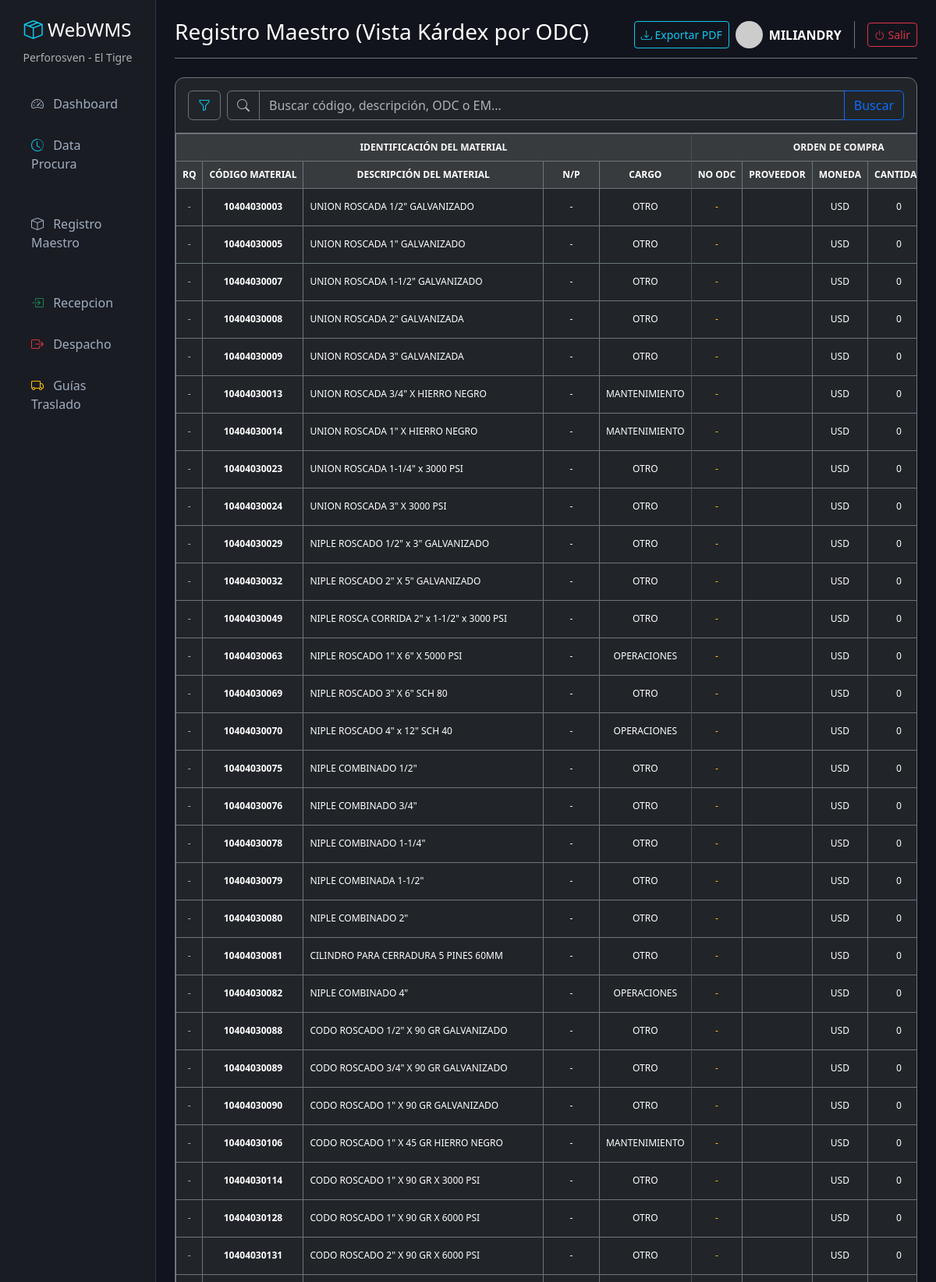
Screenshot of /maestro/ (signed in, upper part) with the database file from the repository.
### inventario/models.py (models this page shows, shortened)
class Material(models.Model):
    TIPO_CHOICES = [
        ('MATERIAL', 'MATERIAL'),
        ('ACTIVOS', 'ACTIVOS'),
        ('DIRECTO AL GASTO', 'DIRECTO AL GASTO'),
        ]
    CARGO_CHOICES = [
        ('MANTENIMIENTO', 'Mantenimiento'),
        ('OPERACIONES', 'Operaciones'),
        ('TRANSPORTE', 'Transporte'),
        ('OTRO', 'Otro'),
    ]
    codigo = models.CharField(max_length=50, unique=True, verbose_name="Código Material")
    descripcion = models.CharField(max_length=255, verbose_name="Descripción del Material")
    tipo = models.CharField(max_length=20, choices=TIPO_CHOICES, default='MATERIAL', verbose_name="Tipo de Material")
    cargo = models.CharField(max_length=50, choices=CARGO_CHOICES, default='OPERACIONES', verbose_name="Cargo / Uso")
    nro_parte = models.CharField(max_length=100, blank=True, null=True, verbose_name="Número de Parte")
    unidad_medida = models.CharField(max_length=20, verbose_name="U.M.")
    ubicacion = models.CharField(max_length=100, blank=True, null=True, verbose_name="Ubicación")
    stock_actual = models.DecimalField(max_digits=10, decimal_places=2, default=0, verbose_name="Stock Actual")
    @property
    def lote_fifo(self):
        for lote in self.detallerecepcion_set.order_by('fecha_recepcion', 'id'):
            if lote.cantidad_disponible > Decimal('0.00'):
                return lote
        return None
    @property
    def ultima_recepcion(self):
        return self.detallerecepcion_set.order_by('-fecha_recepcion', '-id').first()
    @property
    def lote_actual(self):
        return self.lote_fifo or self.ultima_recepcion
    class Meta:
        verbose_name = "Material"
        verbose_name_plural = "1. Registro Maestro"

### inventario/views.py (the view, shortened to what this page needs)
# urls.py: path('maestro/', views.lista_materiales, name='lista_materiales'),
@login_required(login_url='login')
def lista_materiales(request):
    query = request.GET.get('buscar', '').strip()
    buscar_codigo = request.GET.get('buscar_codigo', '').strip()
    buscar_descripcion = request.GET.get('buscar_descripcion', '').strip()
    buscar_odc = request.GET.get('buscar_odc', '').strip()
    buscar_em = request.GET.get('buscar_em', '').strip()
    materiales_qs = Material.objects.all()
    if buscar_codigo:
        materiales_qs = materiales_qs.filter(codigo__icontains=buscar_codigo)
    if buscar_descripcion:
        materiales_qs = materiales_qs.filter(descripcion__icontains=buscar_descripcion)
    if buscar_odc:
        materiales_qs = materiales_qs.filter(detallerecepcion__nro_odc__icontains=buscar_odc)
    if buscar_em:
        materiales_qs = materiales_qs.filter(detallerecepcion__nro_control_entrada__icontains=buscar_em)
    materiales_qs = materiales_qs.order_by('codigo').prefetch_related('detallerecepcion_set').distinct()
    paginator = Paginator(materiales_qs, 50)
    page_number = request.GET.get('page')
    materiales_paginados = paginator.get_page(page_number)
    query_params = request.GET.copy()
    if 'page' in query_params:
        del query_params['page']
    querystring = query_params.urlencode()
    query_prefix = f"{querystring}&" if querystring else ''
    contexto = {
        'materiales': materiales_paginados,
        'query': query,
        'buscar_codigo': buscar_codigo,
        'buscar_descripcion': buscar_descripcion,
        'buscar_odc': buscar_odc,
        'buscar_em': buscar_em,
        'querystring': querystring,
        'query_prefix': query_prefix
    }
    return render(request, 'inventario/lista_materiales.html', contexto)

### inventario/templates/inventario/lista_materiales.html (shortened to what this page needs)
{% extends 'inventario/base.html' %}
{% block header %}Registro Maestro (Vista Kárdex por ODC){% endblock %}
{% block content %}
<div class="card shadow-sm bg-dark border-secondary">
    <div class="card-header bg-transparent border-secondary py-3 d-flex justify-content-between align-items-center">
        <form method="GET" class="d-flex w-100 align-items-center gap-2">
            <button class="btn btn-outline-secondary border-secondary text-info" type="button" data-bs-toggle="collapse" data-bs-target="#filtroColumnas" aria-expanded="false" aria-controls="filtroColumnas" title="Abrir filtros por columna">
                <i class="bi bi-funnel"></i>
            </button>
            <div class="input-group flex-grow-1">
                <span class="input-group-text bg-dark border-secondary text-muted"><i class="bi bi-search"></i></span>
                <input type="text" name="buscar" value="{{ query }}" class="form-control bg-dark text-white border-secondary" placeholder="Buscar código, descripción, ODC o EM...">
                <button class="btn btn-outline-primary" type="submit">Buscar</button>
            </div>
        </form>
    </div>
    <div class="card-body p-0">
        <div class="table-responsive" style="max-height: 65vh; overflow-y: auto; overflow-x: auto; white-space: nowrap;">
            <table class="table table-dark table-hover table-bordered border-secondary mb-0" style="font-size: 12px;">
                <thead class="table-active text-info text-center sticky-top" style="z-index: 2;">
                    <tr>
                        <th colspan="5" class="bg-primary bg-opacity-25 text-light border-end">IDENTIFICACIÓN DEL MATERIAL</th>
                        <th colspan="5" class="bg-danger bg-opacity-25 text-light border-end">ORDEN DE COMPRA</th>
                    </tr>
                    <tr class="text-muted">
                        <th>RQ</th>
                        <th>CÓDIGO MATERIAL</th>
                        <th>DESCRIPCIÓN DEL MATERIAL</th>
                        <th>N/P</th>
                        <th class="border-end">CARGO</th>
                        <th>NO ODC</th>
                        <th>PROVEEDOR</th>
                        <th>MONEDA</th>
                        <th>CANTIDAD</th>
                    </tr>
                </thead>
                <tbody>
                    {% for material in materiales %}
                    {% with lote=material.lote_actual %}
                    <tr class="align-middle text-center">
                        <td class="text-muted">-</td>
                        <td class="text-white fw-bold">{{ material.codigo }}</td>
                        <td class="text-start">{{ material.descripcion }}</td>
                        <td>{{ material.nro_parte|default_if_none:"-" }}</td>
                        <td class="border-end">{{ material.cargo }}</td>
                        <td class="text-warning">{{ lote.nro_odc|default:"-" }}</td>
                        <td class="text-start">{{ lote.proveedor|truncatechars:20|default_if_none:"-" }}</td>
                        <td>USD</td>
                        <td>{{ lote.cantidad_solicitada|floatformat:0|default:"0" }}</td>
                    </tr>
                    {% endwith %}
                    {% empty %}
                    <tr>
                        <td colspan="29" class="text-center py-5 text-muted">No se encontraron materiales.</td>
                    </tr>
                    {% endfor %}
                </tbody>
            </table>
        </div>
    </div>
</div>
{% endblock %}

### inventario/templates/inventario/base.html (shortened to what this page needs)
<!DOCTYPE html>
<html lang="es" data-bs-theme="dark">
<head>
    <link href="https://cdn.jsdelivr.net/npm/bootstrap@5.3.2/dist/css/bootstrap.min.css" rel="stylesheet">
    <link rel="stylesheet" href="https://cdn.jsdelivr.net/npm/bootstrap-icons@1.11.1/font/bootstrap-icons.css">
</head>
<body>
<div class="container-fluid">
    <div class="row">
        <nav class="col-md-3 col-lg-2 d-md-block sidebar py-4">
            <div class="text-center mb-4">
                <h4 class="text-white"><i class="bi bi-box-seam text-info"></i> WebWMS</h4>
                <small class="text-muted">Perforosven - El Tigre</small>
            </div>
            <ul class="nav flex-column px-2">
                <li class="nav-item">
                    <a class="nav-link" href="{% url 'dashboard' %}"><i class="bi bi-speedometer2 me-2"></i> Dashboard</a>
                </li>
                <li class="nav-item">
                    <a class="nav-link" href="{% url 'data_procura' %}">
                        <i class="bi bi-clock-history text-info me-2"></i> Data Procura
                    </a>
                </li>
                <li class="nav-item mt-4">
                    <a class="nav-link" href="{% url 'lista_materiales' %}"><i class="bi bi-box me-2"></i> Registro Maestro</a>
                </li>
                <li class="nav-item mt-4">
                    <a class="nav-link" href="{% url 'lista_entradas' %}">
                        <i class="bi bi-box-arrow-in-right text-success me-2"></i> Recepcion
                    </a>
                </li>
                <li class="nav-item">
                    <a class="nav-link" href="{% url 'lista_salidas' %}">
                        <i class="bi bi-box-arrow-right text-danger me-2"></i> Despacho
                    </a>
                </li>
                <li class="nav-item">
                    <a class="nav-link" href="{% url 'lista_guias' %}">
                        <i class="bi bi-truck text-warning me-2"></i> Guías Traslado
                    </a>
                </li>
            </ul>
        </nav>
        <main class="col-md-9 ms-sm-auto col-lg-10 px-md-4 py-4">
            <div class="d-flex justify-content-between flex-wrap flex-md-nowrap align-items-center pb-2 mb-4 border-bottom border-secondary">
                <h1 class="h3 text-white">{% block header %}Dashboard Analítico{% endblock %}</h1>
                <div class="btn-toolbar mb-2 mb-md-0">
                    <button type="button" class="btn btn-sm btn-outline-info me-2">
                        <i class="bi bi-download"></i> Exportar PDF
                    </button>
                    <div class="btn-toolbar mb-2 mb-md-0 align-items-center">
                    <div class="d-flex align-items-center border-end border-secondary pe-3 me-3">
                        <img src="https://ui-avatars.com/api/?name={{ user.username }}&background=0D8ABC&color=fff" class="rounded-circle me-2" width="35">
                        <span class="text-white fw-bold text-uppercase">{{ user.username }}</span>
                    </div>
                    <form action="{% url 'logout' %}" method="post" class="m-0">
                        <button type="submit" class="btn btn-sm btn-outline-danger">
                            <i class="bi bi-power"></i> Salir
                        </button>
                    </form>
                </div>
                </div>
            </div>
            {% block content %}
            {% endblock %}
        </main>
    </div>
</div>
</body>
</html>

### inventario/templates/inventario/base.html (style rules this page uses)
body { background-color: #12141d; color: #a0aec0; }
.sidebar { height: 100vh; background-color: #1a1c23; border-right: 1px solid #2d3748; }
.nav-link { color: #a0aec0; padding: 12px 20px; border-radius: 8px; margin-bottom: 5px; }
.card { background-color: #1a1c23; border: 1px solid #2d3748; border-radius: 12px; }
.table-dark { background-color: #1a1c23; }

### rows the page displays
Material: codigo "10404030003", descripcion "UNION ROSCADA 1/2\" GALVANIZADO", nro_parte "-", cargo "OTRO", lote_actual.nro_odc "-", lote_actual.cantidad_solicitada "0"
Material: codigo "10404030005", descripcion "UNION ROSCADA 1\" GALVANIZADO", nro_parte "-", cargo "OTRO", lote_actual.nro_odc "-", lote_actual.cantidad_solicitada "0"
Material: codigo "10404030007", descripcion "UNION ROSCADA 1-1/2\" GALVANIZADO", nro_parte "-", cargo "OTRO", lote_actual.nro_odc "-", lote_actual.cantidad_solicitada "0"
Material: codigo "10404030008", descripcion "UNION ROSCADA 2\" GALVANIZADA", nro_parte "-", cargo "OTRO", lote_actual.nro_odc "-", lote_actual.cantidad_solicitada "0"
Material: codigo "10404030009", descripcion "UNION ROSCADA 3\" GALVANIZADA", nro_parte "-", cargo "OTRO", lote_actual.nro_odc "-", lote_actual.cantidad_solicitada "0"
Material: codigo "10404030013", descripcion "UNION ROSCADA 3/4\" X HIERRO NEGRO", nro_parte "-", cargo "MANTENIMIENTO", lote_actual.nro_odc "-", lote_actual.cantidad_solicitada "0"
Material: codigo "10404030014", descripcion "UNION ROSCADA 1\" X HIERRO NEGRO", nro_parte "-", cargo "MANTENIMIENTO", lote_actual.nro_odc "-", lote_actual.cantidad_solicitada "0"
Material: codigo "10404030023", descripcion "UNION ROSCADA 1-1/4\" x 3000 PSI", nro_parte "-", cargo "OTRO", lote_actual.nro_odc "-", lote_actual.cantidad_solicitada "0"
Material: codigo "10404030024", descripcion "UNION ROSCADA 3\" X 3000 PSI", nro_parte "-", cargo "OTRO", lote_actual.nro_odc "-", lote_actual.cantidad_solicitada "0"
Material: codigo "10404030029", descripcion "NIPLE ROSCADO 1/2\" x 3\" GALVANIZADO", nro_parte "-", cargo "OTRO", lote_actual.nro_odc "-", lote_actual.cantidad_solicitada "0"
Material: codigo "10404030032", descripcion "NIPLE ROSCADO 2\" X 5\" GALVANIZADO", nro_parte "-", cargo "OTRO", lote_actual.nro_odc "-", lote_actual.cantidad_solicitada "0"
Material: codigo "10404030049", descripcion "NIPLE ROSCA CORRIDA 2\" x 1-1/2\" x 3000 PSI", nro_parte "-", cargo "OTRO", lote_actual.nro_odc "-", lote_actual.cantidad_solicitada "0"
Material: codigo "10404030063", descripcion "NIPLE ROSCADO 1\" X 6\" X 5000 PSI", nro_parte "-", cargo "OPERACIONES", lote_actual.nro_odc "-", lote_actual.cantidad_solicitada "0"
Material: codigo "10404030069", descripcion "NIPLE ROSCADO 3\" X 6\" SCH 80", nro_parte "-", cargo "OTRO", lote_actual.nro_odc "-", lote_actual.cantidad_solicitada "0"
Material: codigo "10404030070", descripcion "NIPLE ROSCADO 4\" x 12\" SCH 40", nro_parte "-", cargo "OPERACIONES", lote_actual.nro_odc "-", lote_actual.cantidad_solicitada "0"
Material: codigo "10404030075", descripcion "NIPLE COMBINADO 1/2\"", nro_parte "-", cargo "OTRO", lote_actual.nro_odc "-", lote_actual.cantidad_solicitada "0"
Material: codigo "10404030076", descripcion "NIPLE COMBINADO 3/4\"", nro_parte "-", cargo "OTRO", lote_actual.nro_odc "-", lote_actual.cantidad_solicitada "0"
Material: codigo "10404030078", descripcion "NIPLE COMBINADO 1-1/4\"", nro_parte "-", cargo "OTRO", lote_actual.nro_odc "-", lote_actual.cantidad_solicitada "0"
Material: codigo "10404030079", descripcion "NIPLE COMBINADA 1-1/2\"", nro_parte "-", cargo "OTRO", lote_actual.nro_odc "-", lote_actual.cantidad_solicitada "0"
Material: codigo "10404030080", descripcion "NIPLE COMBINADO 2\"", nro_parte "-", cargo "OTRO", lote_actual.nro_odc "-", lote_actual.cantidad_solicitada "0"
Material: codigo "10404030081", descripcion "CILINDRO PARA CERRADURA 5 PINES 60MM", nro_parte "-", cargo "OTRO", lote_actual.nro_odc "-", lote_actual.cantidad_solicitada "0"
Material: codigo "10404030082", descripcion "NIPLE COMBINADO 4\"", nro_parte "-", cargo "OPERACIONES", lote_actual.nro_odc "-", lote_actual.cantidad_solicitada "0"
Material: codigo "10404030088", descripcion "CODO ROSCADO 1/2\" X 90 GR GALVANIZADO", nro_parte "-", cargo "OTRO", lote_actual.nro_odc "-", lote_actual.cantidad_solicitada "0"
Material: codigo "10404030089", descripcion "CODO ROSCADO 3/4\" X 90 GR GALVANIZADO", nro_parte "-", cargo "OTRO", lote_actual.nro_odc "-", lote_actual.cantidad_solicitada "0"
Material: codigo "10404030090", descripcion "CODO ROSCADO 1\" X 90 GR GALVANIZADO", nro_parte "-", cargo "OTRO", lote_actual.nro_odc "-", lote_actual.cantidad_solicitada "0"
Material: codigo "10404030106", descripcion "CODO ROSCADO 1\" X 45 GR HIERRO NEGRO", nro_parte "-", cargo "MANTENIMIENTO", lote_actual.nro_odc "-", lote_actual.cantidad_solicitada "0"
Material: codigo "10404030114", descripcion "CODO ROSCADO 1\" X 90 GR X 3000 PSI", nro_parte "-", cargo "OTRO", lote_actual.nro_odc "-", lote_actual.cantidad_solicitada "0"
Material: codigo "10404030128", descripcion "CODO ROSCADO 1\" X 90 GR X 6000 PSI", nro_parte "-", cargo "OTRO", lote_actual.nro_odc "-", lote_actual.cantidad_solicitada "0"
Material: codigo "10404030131", descripcion "CODO ROSCADO 2\" X 90 GR X 6000 PSI", nro_parte "-", cargo "OTRO", lote_actual.nro_odc "-", lote_actual.cantidad_solicitada "0"

### other values shown
{{ user.username }} "MILIANDRY"
